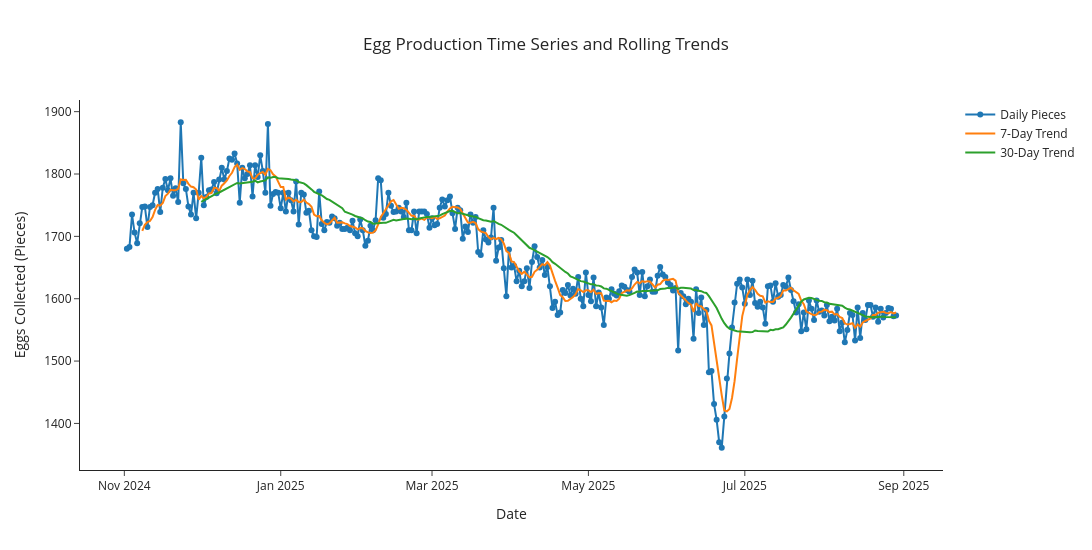

Notebook code cell kept with this figure:
### Markdown cell above
## 6. Egg-production time series and trend

### Code cell
trend_data = model_data.copy()
trend_data["7-Day Trend"] = trend_data[TARGET_COLUMN].rolling(7).mean()
trend_data["30-Day Trend"] = trend_data[TARGET_COLUMN].rolling(30).mean()

fig = go.Figure()

fig.add_trace(go.Scatter(
    x=trend_data.index,
    y=trend_data[TARGET_COLUMN],
    mode="lines+markers",
    name="Daily Pieces",
))

fig.add_trace(go.Scatter(
    x=trend_data.index,
    y=trend_data["7-Day Trend"],
    mode="lines",
    name="7-Day Trend",
))

fig.add_trace(go.Scatter(
    x=trend_data.index,
    y=trend_data["30-Day Trend"],
    mode="lines",
    name="30-Day Trend",
))

fig.update_layout(
    title="Egg Production Time Series and Rolling Trends",
    xaxis_title="Date",
    yaxis_title="Eggs Collected (Pieces)",
    template="simple_white",
    title_x=0.5,
    width=1100,
    height=550,
    hovermode="x unified",
)

fig.show()

### Figure 1 — Plotly figure (JSON) as saved in the notebook; plotly's stock layout.template omitted (floating-point values rounded to 4 significant figures; data arrays with more than 128 entries replaced by an {"elided": "..."} marker saying what was removed)
{"data": [{"mode": "lines+markers", "name": "Daily Pieces", "type": "scatter", "x": {"elided": "301 str values"}, "y": {"elided": "301 float values"}}, {"mode": "lines", "name": "7-Day Trend", "type": "scatter", "x": {"elided": "301 str values"}, "y": {"elided": "301 float values"}}, {"mode": "lines", "name": "30-Day Trend", "type": "scatter", "x": {"elided": "301 str values"}, "y": {"elided": "301 float values"}}], "layout": {"height": 550, "hovermode": "x unified", "title": {"text": "Egg Production Time Series and Rolling Trends", "x": 0.5}, "width": 1100, "xaxis": {"title": {"text": "Date"}}, "yaxis": {"title": {"text": "Eggs Collected (Pieces)"}}}}
